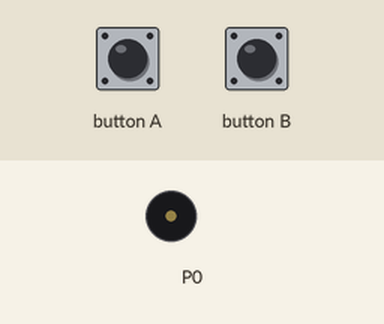
Recording of a program running on a simulated BBC micro:bit (MakeCode). Parts: buzzer (waves = sounding). The inputs (shaded band) are chosen by the test bench.

Above: at 1.2 s.
1.3 s: button A pressed for 0.15 s
At 1.64 s:
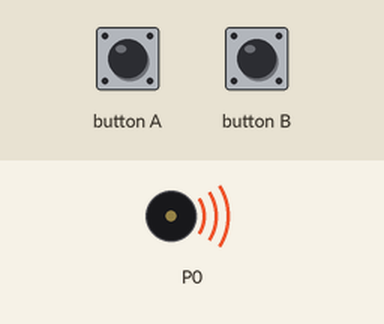
4.3 s: button B pressed for 0.15 s
Timing chart, 0 to 8.5 s (numbered marks = the images above; inputs shaded):
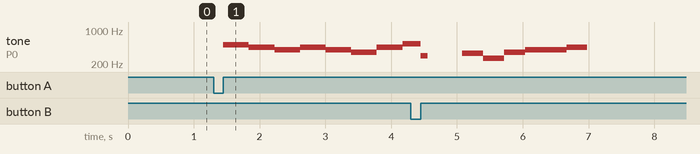

Measured:
- after the input at 1.3 s, tone on P0: plays 494 Hz for 0.39 s, 440 Hz for 0.39 s, 392 Hz for 0.39 s, 440 Hz for 0.39 s, 392 Hz for 0.39 s, 349 Hz for 0.39 s … (8 notes in this stretch), starting after 0.15 s

The program:

main.ts
```typescript
input.onButtonPressed(Button.A, function () {
    music.play(music.stringPlayable("B A G A G F A C5 ", 155), music.PlaybackMode.UntilDone)
})
input.onButtonPressed(Button.B, function () {
    music.play(music.stringPlayable("D - E C F G G A ", 192), music.PlaybackMode.UntilDone)
})
```

test.ts
```typescript
// aquí va el archivo "tests"; esto no se compilará cuando este paquete se utilice como una extensión.
```
